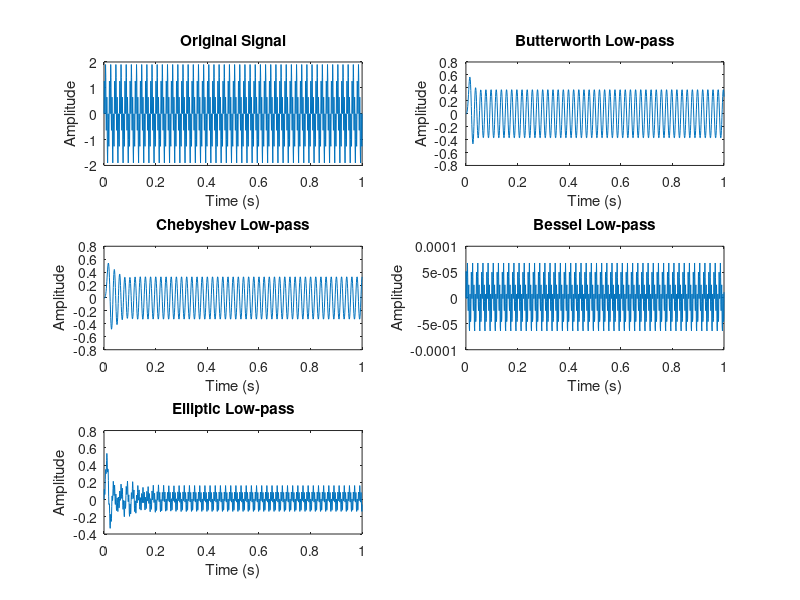
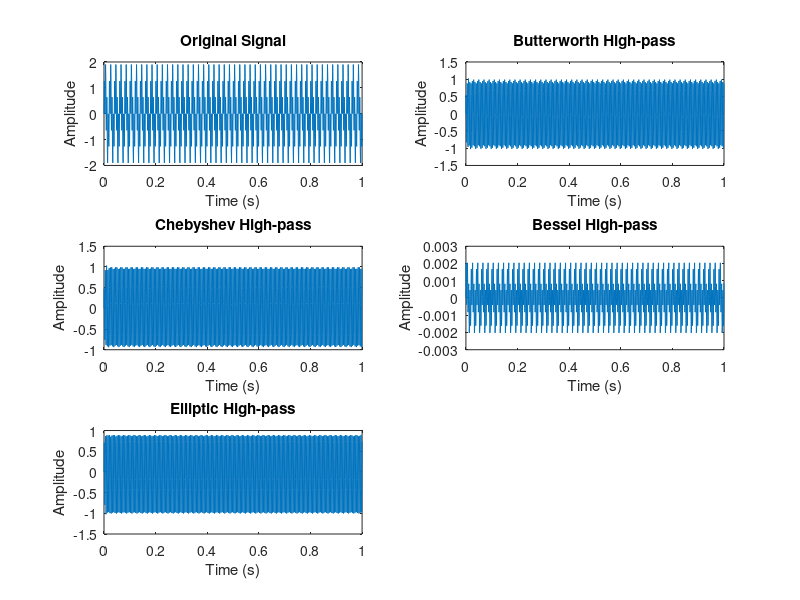
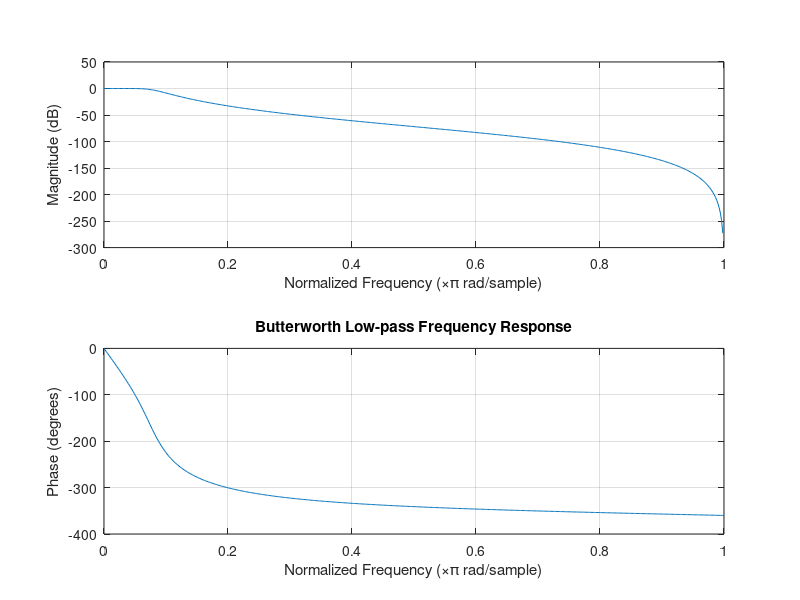
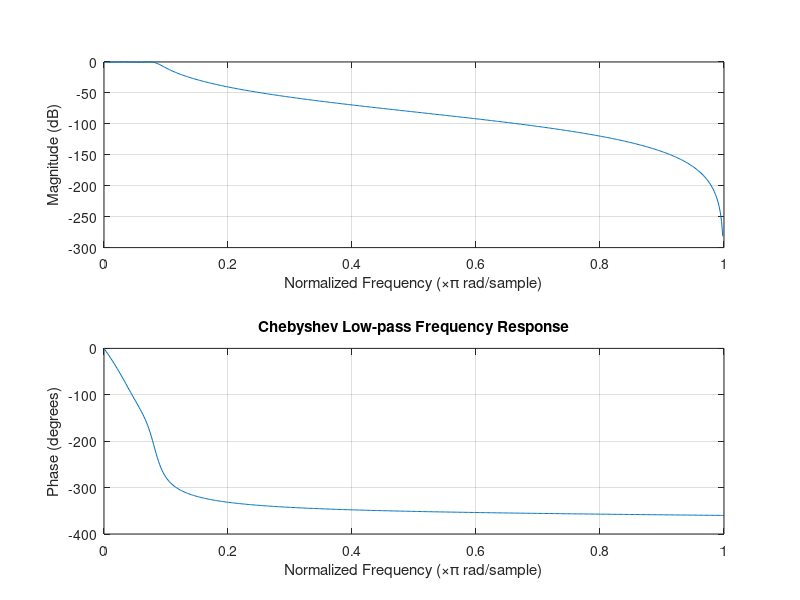

These charts were generated, in order, by the following MATLAB code:
% Parameters
fs = 1000;              % Sampling frequency (Hz)
t = 0:1/fs:1;           % Time vector (1 second duration)
f1 = 50;                % Frequency of sine wave 1 (Hz)
f2 = 200;               % Frequency of sine wave 2 (Hz)
fc_low = 40;           % Cutoff frequency for low-pass filter (Hz)
fc_high = 100;          % Cutoff frequency for high-pass filter (Hz)
order = 4;              % Filter order

% Combine sine waves
signal = sin(2*pi*f1*t) + sin(2*pi*f2*t);

% Design filters
[b_butter_low, a_butter_low] = butter(order, fc_low/(fs/2), 'low');
[b_butter_high, a_butter_high] = butter(order, fc_high/(fs/2), 'high');

[b_cheby1_low, a_cheby1_low] = cheby1(order, 0.5, fc_low/(fs/2), 'low');
[b_cheby1_high, a_cheby1_high] = cheby1(order, 0.5, fc_high/(fs/2), 'high');

[b_bessel_low, a_bessel_low] = besself(order, fc_low/(fs/2));
[b_bessel_high, a_bessel_high] = besself(order, fc_high/(fs/2));

[b_ellip_low, a_ellip_low] = ellip(order, 0.5, 20, fc_low/(fs/2), 'low');
[b_ellip_high, a_ellip_high] = ellip(order, 0.5, 20, fc_high/(fs/2), 'high');

% Filter signals
output_butter_low = filter(b_butter_low, a_butter_low, signal);
output_butter_high = filter(b_butter_high, a_butter_high, signal);

output_cheby1_low = filter(b_cheby1_low, a_cheby1_low, signal);
output_cheby1_high = filter(b_cheby1_high, a_cheby1_high, signal);

output_bessel_low = filter(b_bessel_low, a_bessel_low, signal);
output_bessel_high = filter(b_bessel_high, a_bessel_high, signal);

output_ellip_low = filter(b_ellip_low, a_ellip_low, signal);
output_ellip_high = filter(b_ellip_high, a_ellip_high, signal);

% Plot signals
figure;
subplot(3,2,1); plot(t, signal); title('Original Signal'); xlabel('Time (s)'); ylabel('Amplitude');
subplot(3,2,2); plot(t, output_butter_low); title('Butterworth Low-pass'); xlabel('Time (s)'); ylabel('Amplitude');
subplot(3,2,3); plot(t, output_cheby1_low); title('Chebyshev Low-pass'); xlabel('Time (s)'); ylabel('Amplitude');
subplot(3,2,4); plot(t, output_bessel_low); title('Bessel Low-pass'); xlabel('Time (s)'); ylabel('Amplitude');
subplot(3,2,5); plot(t, output_ellip_low); title('Elliptic Low-pass'); xlabel('Time (s)'); ylabel('Amplitude');

figure;
subplot(3,2,1); plot(t, signal); title('Original Signal'); xlabel('Time (s)'); ylabel('Amplitude');
subplot(3,2,2); plot(t, output_butter_high); title('Butterworth High-pass'); xlabel('Time (s)'); ylabel('Amplitude');
subplot(3,2,3); plot(t, output_cheby1_high); title('Chebyshev High-pass'); xlabel('Time (s)'); ylabel('Amplitude');
subplot(3,2,4); plot(t, output_bessel_high); title('Bessel High-pass'); xlabel('Time (s)'); ylabel('Amplitude');
subplot(3,2,5); plot(t, output_ellip_high); title('Elliptic High-pass'); xlabel('Time (s)'); ylabel('Amplitude');

% Frequency response plots
figure;
freqz(b_butter_low, a_butter_low); title('Butterworth Low-pass Frequency Response');
figure;
freqz(b_cheby1_low, a_cheby1_low); title('Chebyshev Low-pass Frequency Response');
figure;
freqz(b_bessel_low, a_bessel_low); title('Bessel Low-pass Frequency Response');
figure;
freqz(b_ellip_low, a_ellip_low); title('Elliptic Low-pass Frequency Response');

figure;
freqz(b_butter_high, a_butter_high); title('Butterworth High-pass Frequency Response');
figure;
freqz(b_cheby1_high, a_cheby1_high); title('Chebyshev High-pass Frequency Response');
figure;
freqz(b_bessel_high, a_bessel_high); title('Bessel High-pass Frequency Response');
figure;
freqz(b_ellip_high, a_ellip_high); title('Elliptic High-pass Frequency Response');
